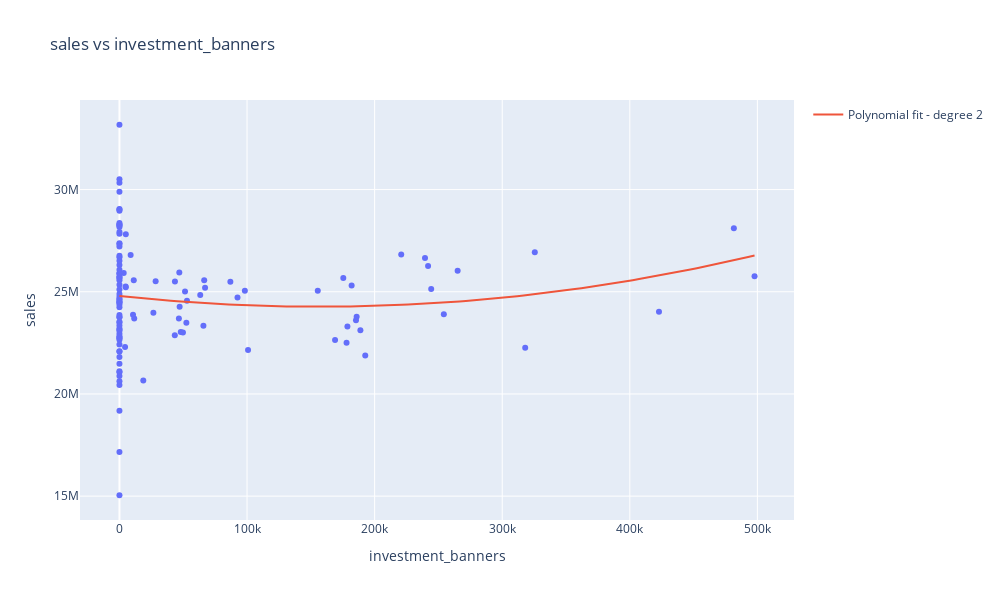

Write notebook code for a chart like this one.
### Code cell
scatter_polynomial(df=df_week, 
                   x_col_name='investment_banners', 
                   y_col_name='sales', 
                   degree=2
                   )
